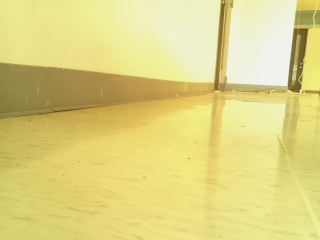
#> input picture gate2.jpg, 320 x 240 px
$ python color_space.py gate2.jpg
#> lines starting #> are read from the running program, lines starting #| are printed output that depends on the picture; after the words box and inside, x2 and y2 are one past the last pixel; in counts of white or black regions, pixels touching at a corner belong together
#!/usr/bin/python
#+-+-+-+-+-+-+-+-+-+-+-+-+-+-+-+-+-+-+
# |R|a|s|p|b|e|r|r|y|P|i|.|c|o|m|.|t|w|
#+-+-+-+-+-+-+-+-+-+-+-+-+-+-+-+-+-+-+
# Copyright (c) 2016, raspberrypi.com.tw
# All rights reserved.
# Use of this source code is governed by a BSD-style license that can be
# found in the LICENSE file.
#
# color_space.py
# Change color space from RGB to Gray, HSV. Show the effect of threshold, bitwisw operation.
#
# Author : sosorry
# Date   : 08/30/2016
# Usage  : python color_space.py ../lena512rgb.png
# Usage  : python color_space.py

import cv2
import sys
import numpy as np

# image from file
try:
    imagePath = sys.argv[1]
    image = cv2.imread(imagePath)
#> image is the input picture: shape (240, 320, 3); mean B, G, R 129.8, 211.8, 222.8

# image from camera
except:
    cap = cv2.VideoCapture(0)
    cap.set(cv2.CAP_PROP_FRAME_WIDTH,  640)
    cap.set(cv2.CAP_PROP_FRAME_HEIGHT, 480)

    # get the 3rd photo because the first two photos are noisy
    (_, image) = cap.read()
    (_, image) = cap.read()
    (_, image) = cap.read()


cv2.imshow("Normal", image)
cv2.waitKey(0)

# Convert BGR to Gray
gray = cv2.cvtColor(image, cv2.COLOR_BGR2GRAY)
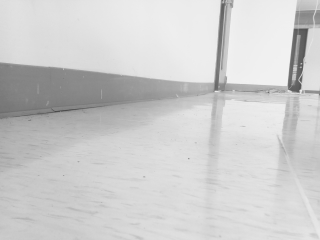
#> gray: shape (240, 320); min 73, max 242, mean 205.8
cv2.imshow("Gray", gray)
cv2.waitKey(0)

# Threshold the gray image to binary image
(_, binary) = cv2.threshold(gray, 127, 255, cv2.THRESH_BINARY)
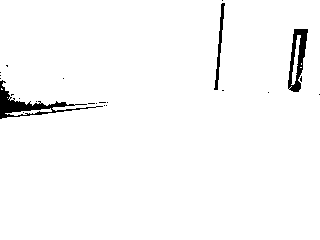
#> binary: shape (240, 320); 97.7% white; 23 black regions (20 under 20 px), largest, box (x1, y1, x2, y2) and area: (0, 80, 103, 119) 858, (288, 29, 308, 92) 604, (214, 3, 225, 90) 259
cv2.imshow("Binary", binary)
cv2.waitKey(0)

# Convert BGR to HSV
hsv = cv2.cvtColor(image, cv2.COLOR_BGR2HSV)
#> hsv: shape (240, 320, 3); mean H, S, V 27.3, 108.8, 223.2
cv2.imshow("HSV", hsv)
cv2.waitKey(0)

# Define range of purple color in HSV
lower = np.array([141, 0, 0])
upper = np.array([164, 145, 197])

# Threshold the HSV image to get only purple colors
mask = cv2.inRange(hsv, lower, upper)
#> mask: shape (240, 320); every value is 0
cv2.imshow("Mask", mask)
cv2.waitKey(0)

# Bitwise-AND mask and original image
bitwise = cv2.bitwise_and(image, image, mask=mask)
#> bitwise: shape (240, 320, 3); every value is 0
cv2.imshow("Bitwise", bitwise)
cv2.waitKey(0)

try:
    cap.release()
except NameError:
    pass
finally:
    cv2.destroyAllWindows()
